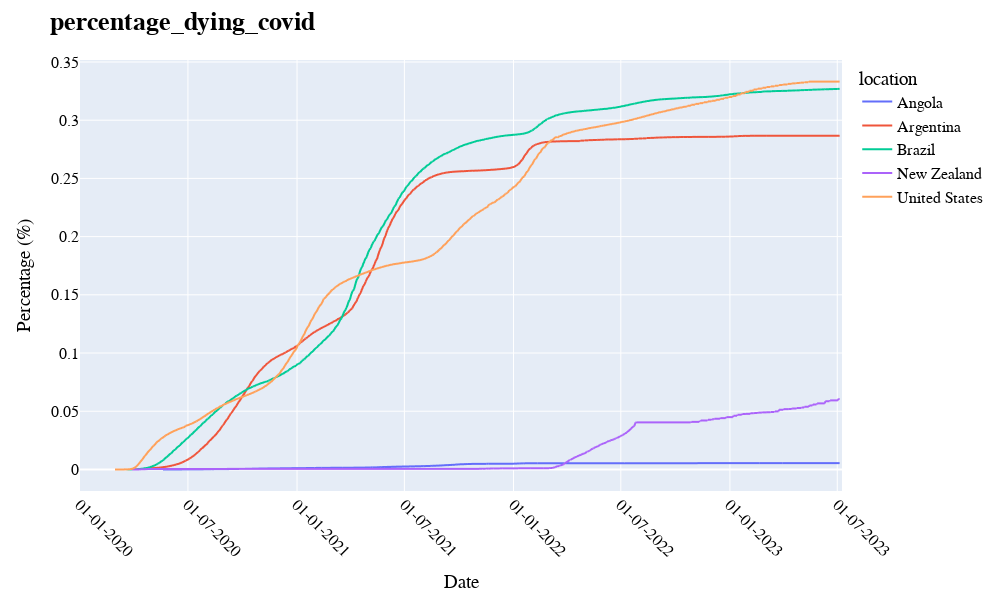

The notebook cell saved with this chart:
### Code cell
plotly_lineplot(localization, df_covidDeaths, 'percentage_dying_covid')

### Figure 1 — Plotly figure (JSON) as saved in the notebook; plotly's stock layout.template omitted (floating-point values rounded to 4 significant figures; data arrays with more than 128 entries replaced by an {"elided": "..."} marker saying what was removed)
{"data": [{"hovertemplate": "location=Angola<br>Date=%{x}<br>Percentage (%)=%{y}<extra></extra>", "legendgroup": "Angola", "line": {"color": "#636efa", "dash": "solid"}, "marker": {"symbol": "circle"}, "mode": "lines", "name": "Angola", "showlegend": true, "type": "scattergl", "x": {"elided": "1280 str values"}, "xaxis": "x", "y": {"elided": "1280 float values"}, "yaxis": "y"}, {"hovertemplate": "location=Argentina<br>Date=%{x}<br>Percentage (%)=%{y}<extra></extra>", "legendgroup": "Argentina", "line": {"color": "#EF553B", "dash": "solid"}, "marker": {"symbol": "circle"}, "mode": "lines", "name": "Argentina", "showlegend": true, "type": "scattergl", "x": {"elided": "1286 str values"}, "xaxis": "x", "y": {"elided": "1286 float values"}, "yaxis": "y"}, {"hovertemplate": "location=Brazil<br>Date=%{x}<br>Percentage (%)=%{y}<extra></extra>", "legendgroup": "Brazil", "line": {"color": "#00cc96", "dash": "solid"}, "marker": {"symbol": "circle"}, "mode": "lines", "name": "Brazil", "showlegend": true, "type": "scattergl", "x": {"elided": "1280 str values"}, "xaxis": "x", "y": {"elided": "1280 float values"}, "yaxis": "y"}, {"hovertemplate": "location=New Zealand<br>Date=%{x}<br>Percentage (%)=%{y}<extra></extra>", "legendgroup": "New Zealand", "line": {"color": "#ab63fa", "dash": "solid"}, "marker": {"symbol": "circle"}, "mode": "lines", "name": "New Zealand", "showlegend": true, "type": "scattergl", "x": {"elided": "1280 str values"}, "xaxis": "x", "y": {"elided": "1280 float values"}, "yaxis": "y"}, {"hovertemplate": "location=United States<br>Date=%{x}<br>Percentage (%)=%{y}<extra></extra>", "legendgroup": "United States", "line": {"color": "#FFA15A", "dash": "solid"}, "marker": {"symbol": "circle"}, "mode": "lines", "name": "United States", "showlegend": true, "type": "scattergl", "x": {"elided": "1280 str values"}, "xaxis": "x", "y": {"elided": "1280 float values"}, "yaxis": "y"}], "layout": {"font": {"color": "black", "family": "Times New Roman", "size": 16}, "height": 600, "legend": {"title": {"text": "location"}, "tracegroupgap": 0}, "margin": {"t": 60}, "title": {"font": {"color": "black", "family": "Times New Roman", "size": 26}, "text": "<b>percentage_dying_covid</b>"}, "width": 1000, "xaxis": {"anchor": "y", "autorange": true, "domain": [0, 1], "range": ["2020-01-01", "2023-07-09"], "tickangle": 45, "tickformat": "%d-%m-%Y", "title": {"text": "Date"}, "type": "date"}, "yaxis": {"anchor": "x", "autorange": true, "domain": [0, 1], "range": [-0.01851, 0.3517], "title": {"text": "Percentage (%)"}, "type": "linear"}}}
